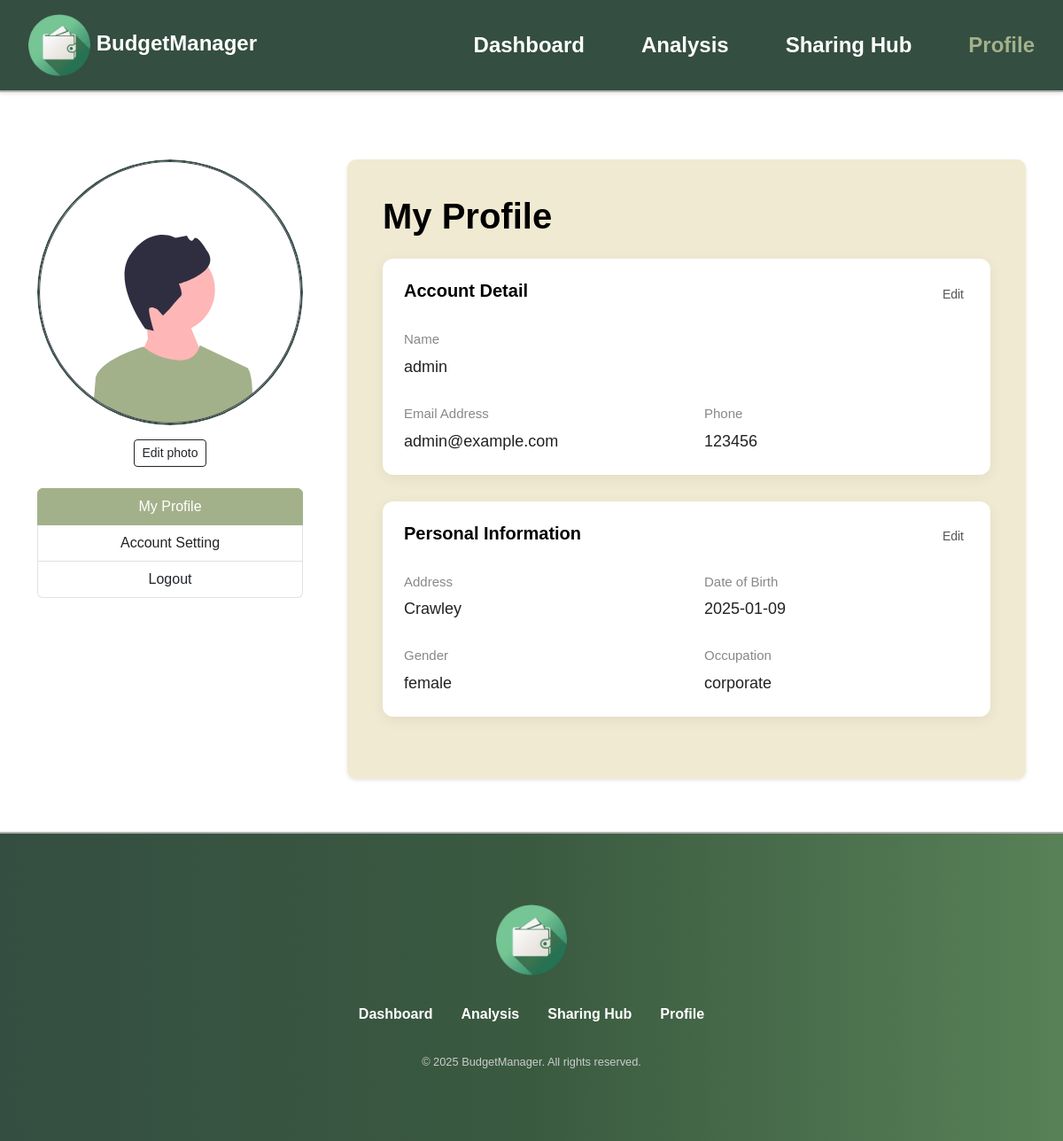
The page /profile (signed in) on the database as committed earlier.
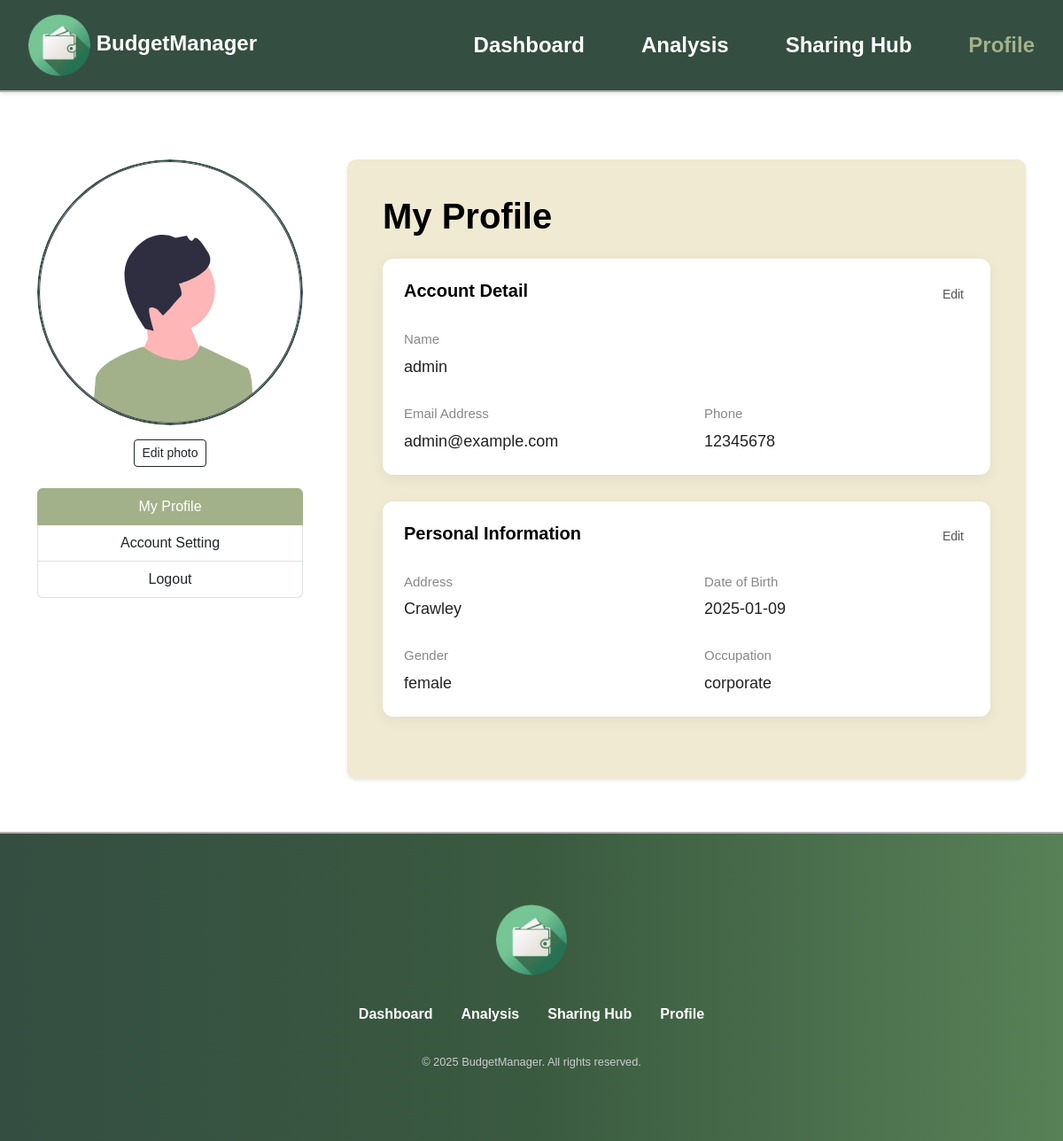
The same page on the database as committed later.
### models/user.py (models this page shows, shortened)
class User(db.Model):
    __tablename__ = 'users'
    id = db.Column(db.Integer, primary_key=True)
    name = db.Column(db.String(100), nullable=False)
    email = db.Column(db.String(100), unique=True, nullable=False)
    password_hash = db.Column(db.String(256), nullable=False)
    created_at = db.Column(db.DateTime, default=datetime.utcnow)

### models/userProfile.py (models this page shows, shortened)
class Profile(db.Model):
    __tablename__ = 'user_profile'
    user_id = db.Column(db.Integer, db.ForeignKey('users.id'), primary_key=True, nullable=False)
    email = db.Column(db.String(100), nullable=False)
    name = db.Column(db.String(50), nullable=False)
    phone = db.Column(db.String(20))
    address = db.Column(db.String(200))
    dob = db.Column(db.String(10))
    gender = db.Column(db.String(10))
    occupation = db.Column(db.String(50))

### app.py (the view)
@app.route('/profile')
@login_required_custom
def profile():
    user_id = session.get('user_id')
    if not user_id:
        return redirect(url_for('login'))
    user = User.query.get(user_id)
    profile = Profile.query.filter_by(user_id=user_id).first()
    return render_template('profile.html', user=user, profile=profile)

### app.py (called while the page is built)
def login_required_custom(f):
    @wraps(f)
    def decorated_function(*args, **kwargs):
        if 'user_id' not in session:
            flash('please login first', 'warning')
            return redirect(url_for('login'))
        return f(*args, **kwargs)
    return decorated_function

### templates/profile.html (shortened to what this page needs)
{% extends "layout_user.html" %}
{% block styles %}
<link href="https://cdn.jsdelivr.net/npm/bootstrap@5.3.5/dist/css/bootstrap.min.css" rel="stylesheet">
<link rel="stylesheet" href="{{ url_for('static', filename='css/profile.css') }}">
{% endblock %}
{% block content %}
<section class="container profile-section">
    <div class="profile-container">
        <div class="profile-sidebar">
            <div class="profile-image-container">
                <img id="profile-img" src="{{ url_for('static', filename='media/images/user-review1.svg') }}" class="img-fluid rounded-circle w-100 mb-2 profile-image" alt="Profile image">
            </div>
            <label for="photo-upload" class="btn btn-outline-dark btn-sm mt-3 mb-2 photo-btn">Edit photo</label>
            <div class="list-group mt-3" id="sidebar-tabs" role="tablist">
                <a class="list-group-item list-group-item-action active" id="profile-tab" data-bs-toggle="list" href="#profile" role="tab">My Profile</a>
                <a class="list-group-item list-group-item-action" id="account-setting-tab" data-bs-toggle="list" href="#account-settings" role="tab">Account Setting</a>
                <a class="list-group-item list-group-item-action" data-bs-toggle="modal" href="#logoutModal" role="tab">Logout</a>
            </div>
        </div>
        <div class="profile-content">
            <div class="profile-details">
                <div class="tab-content">
                    <div class="tab-pane fade show active" id="profile" role="tabpanel">
                        <h1 class="mb-4 fw-bold">My Profile</h1>
                        <div class="profile-card">
                            <div class="profile-card-header">
                                <h5 class="fw-bold">Account Detail</h5>
                                <button class="edit-btn" onclick="toggleEdit('account-detail')">Edit</button>
                            </div>
                            <form method="POST" action="{{ url_for('update_prof') }}">
                                <div id="account-detail-display" class="profile-card-content">
                                    <div class="profile-row">
                                        <div class="profile-item">
                                            <label>Name</label>
                                            <p>{{ user.name }}</p>
                                        </div>
                                    </div>
                                    <div class="profile-row">
                                        <div class="profile-item">
                                            <label>Email Address</label>
                                            <p>{{ user.email }}</p>
                                        </div>
                                        <div class="profile-item">
                                            <label>Phone</label>
                                            <p>{{ profile.phone }}</p>
                                        </div>
                                    </div>
                                </div>
                            </form>
                        </div>
                        <div class="profile-card">
                            <div class="profile-card-header">
                                <h5 class="fw-bold">Personal Information</h5>
                                <button class="edit-btn" onclick="toggleEdit('personal-info')">Edit</button>
                            </div>
                            <form method="POST" action="{{ url_for('update_prof') }}">
                                <div id="personal-info-display" class="profile-card-content">
                                    <div class="profile-row">
                                        <div class="profile-item">
                                            <label>Address</label>
                                            <p>{{ profile.address }}</p>
                                        </div>
                                        <div class="profile-item">
                                            <label>Date of Birth</label>
                                            <p>{{ profile.dob }}</p>
                                        </div>
                                    </div>
                                    <div class="profile-row">
                                        <div class="profile-item">
                                            <label>Gender</label>
                                            <p>{{ profile.gender }}</p>
                                        </div>
                                        <div class="profile-item">
                                            <label>Occupation</label>
                                            <p>{{ profile.occupation }}</p>
                                        </div>
                                    </div>
                                </div>
                            </form>
                        </div>
                    </div>
                </div>
            </div>
    </section>
{% endblock %}

### templates/layout_user.html (shortened to what this page needs)
<!DOCTYPE html>
<html>
    <head>
        {% block styles %}{% endblock %}
    </head>
    <body>
        <nav class="navbar">
            <div class="brand-section">
                <a href="{{ url_for('dashboard') }}" class="brand-link">
                    <img src="{{ url_for('static', filename='media/images/logo.png') }}" alt="budgetmanager" class="logo">
                    <span class="brand-name">BudgetManager</span>
                </a>
            </div>
            <ul>
                <li><a href="{{ url_for('dashboard') }}" class="{{ 'active' if request.endpoint == 'dashboard' }}">Dashboard</a></li>
                <li><a href="{{ url_for('analysis') }}" class="{{ 'active' if request.endpoint == 'analysis' }}">Analysis</a></li>
                <li><a href="{{ url_for('share') }}" class="{{ 'active' if request.endpoint == 'share' }}">Sharing Hub</a></li>
                <li><a href="{{ url_for('profile') }}" class="{{ 'active' if request.endpoint == 'profile' }}">Profile</a></li>
            </ul>
        </nav>
        <main class="main-content">
            {% block content %}
            {% endblock %}
        </main>
        <footer class="footer">
            <div class="footer-container">
                <div class="footer-logo">
                    <a href="{{ url_for('home') }}">
                        <img src="{{ url_for('static', filename='media/images/logo.png') }}" alt="BudgetManager Logo">
                    </a>
                </div>
                <ul class="footer-links">
                    <li><a href="{{ url_for('dashboard') }}">Dashboard</a></li>
                    <li><a href="{{ url_for('analysis') }}">Analysis</a></li>
                    <li><a href="{{ url_for('share') }}">Sharing Hub</a></li>
                    <li><a href="{{ url_for('profile') }}">Profile</a></li>
                </ul>
                <div class="footer-copy">
                    &copy; 2025 BudgetManager. All rights reserved.
                </div>
            </div>
        </footer>
    </body>
</html>

### static/css/profile.css (style rules this page uses)
body, h1, ul, li, a { margin: 0; padding: 0; list-style: none; text-decoration: none; color: inherit; }
body { font-family: 'Arial', sans-serif; background-color: #ffffff; color: #000; display: flex; flex-direction: column; }
body, html { scroll-behavior: smooth; height: 100%; }
main.main-content { flex: 1; }
.navbar { display: flex; justify-content: space-between; position: fixed; width: 100%; align-items: center; background-color: #344E41; padding: 1rem 2rem; box-shadow: 0 2px 4px rgba(0, 0, 0, 0.1); border-bottom: 2px solid #b1b1b1; z-index: 1000; }
.navbar .logo { height: 70px; width: auto; }
.navbar ul { display: flex; gap: 4rem; }
.navbar a { font-size: 1.5rem; color: #fff; font-weight: bold; transition: color 0.3s; }
.navbar a.active { color: #A3B18A; cursor: pointer; }
.footer { background: linear-gradient(90deg, #344E41, #3A5A40, #588157); color: #fff; padding: 5rem 2rem; border-top: 2px solid #b1b1b1; font-size: 1rem; }
.footer-container { display: flex; flex-direction: column; gap: 1rem; align-items: center; justify-content: center; text-align: center; }
.footer-logo img { height: 80px; width: auto; }
.footer-links { display: flex; flex-direction: row; gap: 2rem; list-style: none; padding: 0; margin: 1rem; }
.footer-links a { color: #ffffff; font-weight: bold; transition: color 0.3s; text-decoration: none; }
.footer-copy { color: #cccccc; font-size: 0.8rem; }
.profile-section { padding-top: 180px; flex-grow: 1; display: flex; padding-bottom: 60px; }
.profile-container { flex: 1; display: flex; gap: 50px; align-items: flex-start; }
.profile-content { flex: 1; display: flex; flex-direction: column; justify-content: space-between; gap: 20px; border-radius: 10px; background-color: #f0ead2; box-shadow: 0 2px 4px rgba(0, 0, 0, 0.1); padding: 40px; }
.profile-sidebar { flex: 0 0 300px; text-align: center; }
.profile-details { flex: 1; font-size: 1.2rem; }
.profile-image-container { width: 300px; height: 300px; overflow: hidden; border-radius: 50%; margin: 0 auto; }
.profile-image { width: 100%; height: 100%; object-fit: cover; border-radius: 50%; display: block; border: 2px solid #344e41; }
.list-group-item.active { background-color: #a3b18a; border-color: #a3b18a; color: #fff; }
.profile-card { background: white; border-radius: 12px; padding: 24px; margin-bottom: 30px; box-shadow: 0 4px 16px rgba(0, 0, 0, 0.06); flex-grow: 1; }
.profile-card-header { display: flex; justify-content: space-between; align-items: center; margin-bottom: 20px; }
.edit-btn { background: transparent; border: none; color: #555; font-size: 14px; cursor: pointer; }
.profile-card-content { display: flex; flex-direction: column; gap: 24px; }
.profile-row { display: flex; gap: 40px; flex-wrap: nowrap; justify-content: space-between; }
.profile-item { flex: 1; min-width: 200px; }
.profile-item label { font-size: 15px; color: #888; font-weight: 500; }
.profile-item p { font-size: 18px; margin: 4px 0 0 0; color: #222; }

Rows that differ between the two databases and show on the page:
changed Profile "Crawley": phone "123456" → "12345678"
